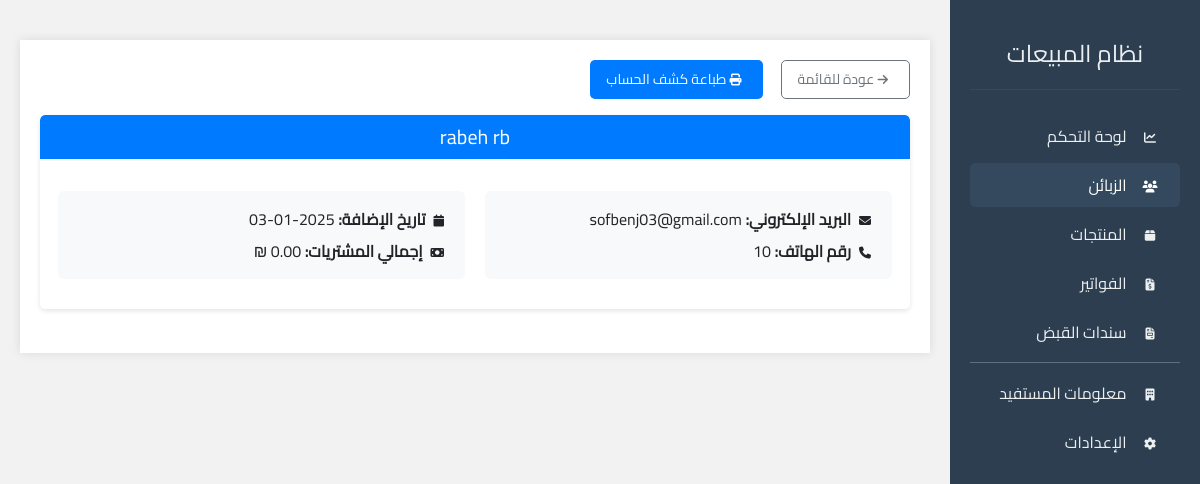
Screenshot of /customers/1/ with the database file from the repository.
### sales_app/models.py (models this page shows, shortened)
class Customer(models.Model):
    name = models.CharField(max_length=255, verbose_name="اسم الزبون")
    email = models.EmailField(blank=True, null=True, verbose_name="البريد الإلكتروني")
    phone = models.CharField(max_length=20, blank=True, null=True, verbose_name="رقم الهاتف")
    created_at = models.DateTimeField(default=timezone.now, verbose_name="تاريخ الإضافة")
    class Meta:
        verbose_name = "زبون"
        verbose_name_plural = "الزبائن"
        ordering = ['-created_at']
    def get_total_purchases(self):
        return sum(invoice.get_total() for invoice in self.invoice_set.all())

### sales_app/views.py (the view)
# urls.py: path('customers/<int:pk>/', views.customer_detail, name='customer_detail'),
def customer_detail(request, pk):
    customer = get_object_or_404(Customer, pk=pk)
    invoices = customer.invoice_set.all().order_by('-date')
    total_purchases = customer.get_total_purchases()
    return render(request, 'sales_app/customer_detail.html', {
        'customer': customer,
        'invoices': invoices,
        'total_purchases': total_purchases
    })

### sales_app/models.py (called while the page is built, shortened)
    def get_total(self):
        if self.tax_exempt:
            return Decimal('0.00')

    @property
    def is_paid(self):
        total_payments = self.payments.aggregate(total=models.Sum('amount'))['total'] or 0
        return total_payments >= self.get_total()

### sales_app/templates/sales_app/customer_detail.html (shortened to what this page needs)
{% extends 'sales_app/base.html' %}
{% load static %}
{% load tz %}
{% block content %}
<head>
</head>
<div class="container-no-print">
    <div class="d-flex justify-content-start mb-3 no-print">
        <a href="{% url 'sales_app:customer_list' %}" class="btn btn-outline-secondary">
            <i class="fas fa-arrow-right"></i> عودة للقائمة
        </a>
        <button onclick="printReceipt()" class="btn btn-primary ms-2">
            <i class="fas fa-print"></i> طباعة كشف الحساب
        </button>
    </div>
    <div class="card mb-4">
        <div class="card-header">
            <h5 class="mb-0">{{ customer.name }}</h5>
        </div>
        <div class="card-body">
            <div class="row">
                <div class="col-md-6">
                    <div class="p-3 bg-light rounded">
                        <p class="mb-2"><i class="fas fa-envelope me-2"></i><strong>البريد الإلكتروني:</strong> {{ customer.email|default:"غير متوفر" }}</p>
                        <p class="mb-0"><i class="fas fa-phone me-2"></i><strong>رقم الهاتف:</strong> {{ customer.phone|default:"غير متوفر" }}</p>
                    </div>
                </div>
                <div class="col-md-6">
                    <div class="p-3 bg-light rounded">
                        <p class="mb-2"><i class="fas fa-calendar me-2"></i><strong>تاريخ الإضافة:</strong> {{ customer.created_at|date:"Y-m-d" }}</p>
                        <p class="mb-0"><i class="fas fa-money-bill me-2"></i><strong>إجمالي المشتريات:</strong> {{ total_purchases|floatformat:2 }} ₪</p>
                    </div>
                </div>
            </div>
        </div>
    </div>
</div>
{% endblock %}

### sales_app/templates/sales_app/customer_detail.html (style rules this page uses)
body { font-family: Cairo, sans-serif; background-color: #f2f2f2; margin: 0; padding: 0; }
.container-no-print { max-width: 1200px; margin: 20px auto; padding: 20px; background-color: #fff; box-shadow: 0 0 10px rgba(0,0,0,0.1); }
.card { border-radius: 5px; overflow: hidden; margin-bottom: 20px; box-shadow: 0 2px 5px rgba(0,0,0,0.1); }
.card-header { background-color: #007bff; color: #fff; padding: 10px; text-align: center; }
.card-body { padding: 20px; }
.btn { background-color: #007bff; color: #fff; border: none; padding: 8px 16px; border-radius: 5px; cursor: pointer; text-decoration: none; font-size: 14px; }
.btn-outline-secondary { background-color: #fff; color: #6c757d; border: 1px solid #6c757d; }
.no-print { display: inline-block; margin-left: 10px; }
.no-print button, .no-print a { margin-left: 10px; }
.fas { font-size: 12px; margin-right: 5px; }
.row { display: flex; flex-wrap: wrap; }
.col-md-6 { flex: 0 0 50%; padding: 10px; }
.p-3 { padding: 10px; }
.bg-light { background-color: #e9ecef; }
.rounded { border-radius: 5px; }
.mb-0 { margin-bottom: 0; }
.mb-2 { margin-bottom: 10px; }
.no-print { display: flex; }

### rows the page displays
Customer: name "rabeh rb", email "sofbenj03@gmail.com", phone "10", created_at "2025-01-03"
